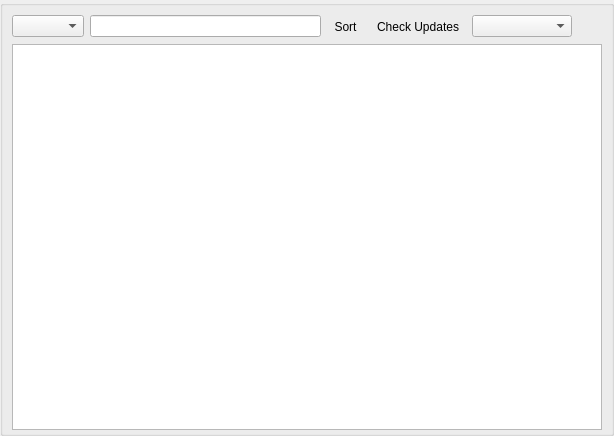
<?xml version="1.0" encoding="UTF-8"?>
<ui version="4.0">
 <class>ContentSelector</class>
 <widget class="QWidget" name="ContentSelector">
  <property name="geometry">
   <rect>
    <x>0</x>
    <y>0</y>
    <width>614</width>
    <height>436</height>
   </rect>
  </property>
  <property name="sizePolicy">
   <sizepolicy hsizetype="Minimum" vsizetype="Minimum">
    <horstretch>0</horstretch>
    <verstretch>0</verstretch>
   </sizepolicy>
  </property>
  <property name="contextMenuPolicy">
   <enum>Qt::DefaultContextMenu</enum>
  </property>
  <layout class="QVBoxLayout" name="verticalLayout">
   <property name="leftMargin">
    <number>0</number>
   </property>
   <property name="topMargin">
    <number>0</number>
   </property>
   <property name="rightMargin">
    <number>0</number>
   </property>
   <property name="bottomMargin">
    <number>0</number>
   </property>
   <item>
    <widget class="QGroupBox" name="contentGroupBox">
     <layout class="QVBoxLayout" name="verticalLayout_2">
      <property name="bottomMargin">
       <number>3</number>
      </property>
      <item>
       <widget class="QWidget" name="gameSelectorGroup" native="true">
        <property name="focusPolicy">
         <enum>Qt::NoFocus</enum>
        </property>
        <layout class="QHBoxLayout" name="horizLayout">
         <property name="leftMargin">
          <number>0</number>
         </property>
         <property name="topMargin">
          <number>0</number>
         </property>
         <property name="rightMargin">
          <number>0</number>
         </property>
         <property name="bottomMargin">
          <number>0</number>
         </property>
         <item>
          <widget class="ContentSelectorView::ComboBox" name="gameFileView">
           <property name="editable">
            <bool>false</bool>
           </property>
          </widget>
         </item>
         <item>
          <widget class="QLineEdit" name="searchFilter"/>
         </item>
         <item>
          <widget class="QToolButton" name="sortButton">
           <property name="toolTip">
            <string>Sort plugins by their dependencies.</string>
           </property>
           <property name="text">
            <string>Sort</string>
           </property>
           <property name="autoRaise">
            <bool>true</bool>
           </property>
          </widget>
         </item>
         <item>
          <widget class="QToolButton" name="checkUpdatesButton">
           <property name="toolTip">
            <string>Check managed Nexus Mods for newer files.</string>
           </property>
           <property name="text">
            <string>Check Updates</string>
           </property>
           <property name="autoRaise">
            <bool>true</bool>
           </property>
          </widget>
         </item>
         <item>
          <widget class="QComboBox" name="languageComboBox">
           <property name="minimumSize">
            <size>
             <width>100</width>
             <height>0</height>
            </size>
           </property>
           <property name="toolTip">
            <string>Select language used by ESM/ESP content files to allow OpenMW to detect their encoding. </string>
           </property>
          </widget>
         </item>
         <item>
          <widget class="QToolButton" name="refreshButton">
           <property name="enabled">
            <bool>true</bool>
           </property>
           <property name="autoRaise">
            <bool>true</bool>
           </property>
          </widget>
         </item>
        </layout>
       </widget>
      </item>
      <item>
       <widget class="QTableView" name="addonView">
        <property name="sizePolicy">
         <sizepolicy hsizetype="Expanding" vsizetype="Expanding">
          <horstretch>0</horstretch>
          <verstretch>0</verstretch>
         </sizepolicy>
        </property>
        <property name="contextMenuPolicy">
         <enum>Qt::DefaultContextMenu</enum>
        </property>
        <property name="acceptDrops">
         <bool>true</bool>
        </property>
        <property name="editTriggers">
         <set>QAbstractItemView::NoEditTriggers</set>
        </property>
        <property name="dragEnabled">
         <bool>true</bool>
        </property>
        <property name="dragDropOverwriteMode">
         <bool>false</bool>
        </property>
        <property name="dragDropMode">
         <enum>QAbstractItemView::DragDrop</enum>
        </property>
        <property name="defaultDropAction">
         <enum>Qt::MoveAction</enum>
        </property>
        <property name="alternatingRowColors">
         <bool>true</bool>
        </property>
        <property name="selectionMode">
         <enum>QAbstractItemView::ExtendedSelection</enum>
        </property>
        <property name="selectionBehavior">
         <enum>QAbstractItemView::SelectRows</enum>
        </property>
        <property name="textElideMode">
         <enum>Qt::ElideLeft</enum>
        </property>
        <property name="showGrid">
         <bool>false</bool>
        </property>
        <attribute name="horizontalHeaderVisible">
         <bool>true</bool>
        </attribute>
        <attribute name="horizontalHeaderStretchLastSection">
         <bool>true</bool>
        </attribute>
        <attribute name="verticalHeaderVisible">
         <bool>false</bool>
        </attribute>
       </widget>
      </item>
     </layout>
    </widget>
   </item>
  </layout>
 </widget>
 <customwidgets>
  <customwidget>
   <class>ContentSelectorView::ComboBox</class>
   <extends>QComboBox</extends>
   <header>components/contentselector/view/combobox.hpp</header>
  </customwidget>
 </customwidgets>
 <resources/>
 <connections/>
</ui>
